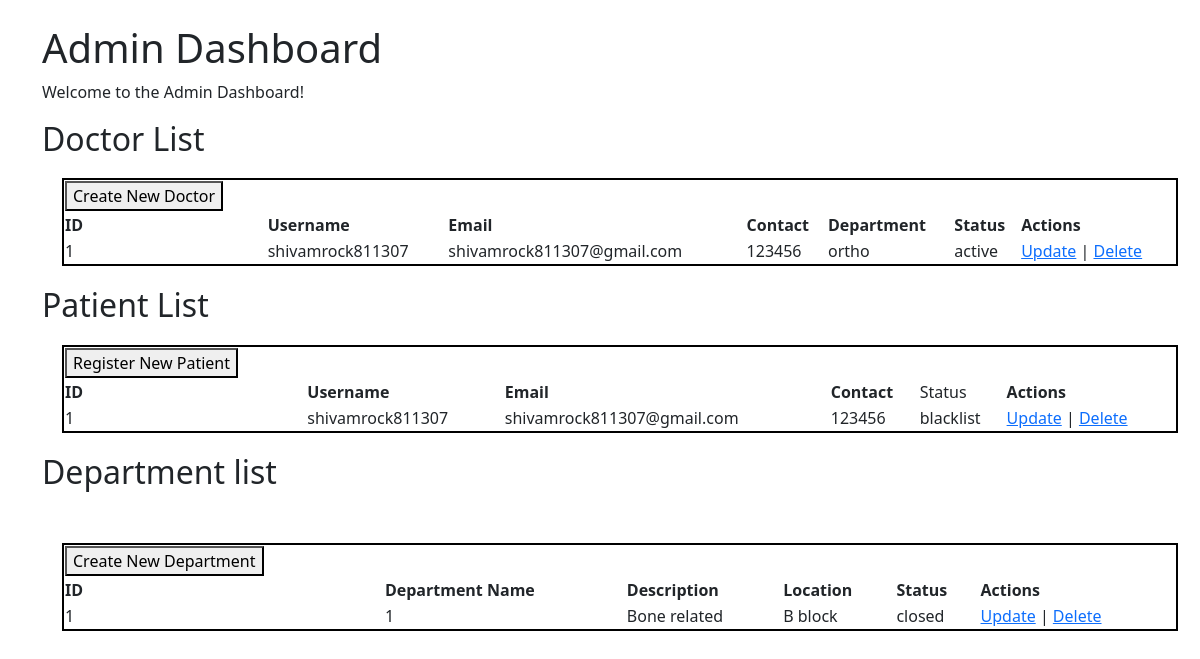
Before: /admin_dashboard with the older database file.
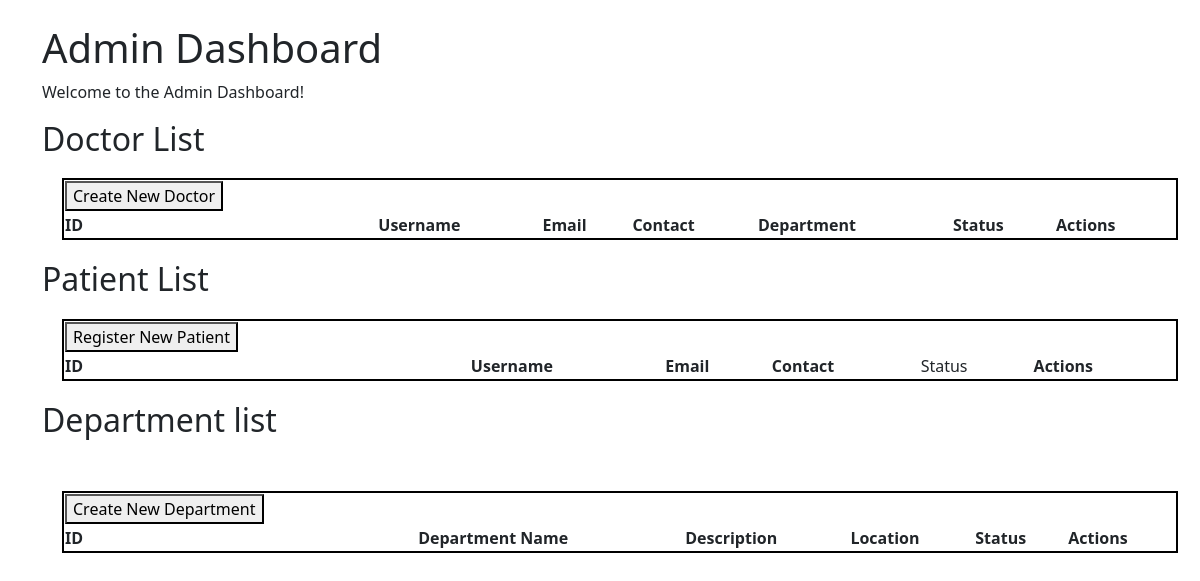
After: the same page with the newer database file.
### models.py (models this page shows)
class Doctor(db.Model):
    id = db.Column(db.Integer, primary_key=True)
    username = db.Column(db.String(50), unique=True, nullable=False)
    password = db.Column(db.String(128), nullable=False)
    email = db.Column(db.String(100), unique=True, nullable=False)
    contact = db.Column(db.String(15), nullable=False)
    dept_id=db.Column(db.Integer,db.ForeignKey('department.id'))
    status = db.Column(db.String(20), default="active")
    role = db.Column(db.String(20), default="doctor")
    admin_id = db.Column(db.Integer, db.ForeignKey('admin.id'),default='admin')
    schedules = db.relationship('Schedule_doctors', backref='doctor', lazy=True)
    appointment = db.relationship('Appointment', backref='doctor', lazy=True)

class Patient(db.Model):
    id = db.Column(db.Integer, primary_key=True)
    username = db.Column(db.String(50), unique=True, nullable=False)
    password = db.Column(db.String(128), nullable=False)
    email = db.Column(db.String(100), unique=True, nullable=False)
    contact = db.Column(db.String(15), nullable=False)
    appointment = db.relationship('Appointment', backref='patient', lazy=True)
    status = db.Column(db.String(20), default="active", nullable=False)
    role = db.Column(db.String(20), default="customer", nullable=False)

class Department(db.Model):
    id=db.Column(db.Integer,primary_key=True)
    name=db.Column(db.String(),nullable=False)
    description=db.Column(db.String(),nullable=False)
    building=db.Column(db.String(),nullable=False)
    status=db.Column(db.String(),default="active",nullable=False)
    doctors=db.relationship('Doctor',lazy=True)
    admin_id = db.Column(db.Integer, db.ForeignKey('admin.id'),default="admin", nullable=False)

### app.py (the view)
@app.route('/admin_dashboard')
def admin_dashboard():
    doctors = Doctor.query.all()
    patients = Patient.query.all()
    departments=Department.query.all()
    return render_template('admin_dashboard.html',doctors=doctors,patients=patients,departments=departments)

### templates/admin_dashboard.html
{% extends 'base.html' %}
{% block content %}
<h1>Admin Dashboard</h1>
<p>Welcome to the Admin Dashboard!</p>
<div>
    <h2>Doctor List</h2>
    <table style="border:2px solid black; width:100%; margin:20px; padding: auto;">
        <thead>
            <tr><td><button onclick="location.href='/create_doctor'">Create New Doctor</button></td></tr>
            <tr>
                <th>ID</th>
                <th>Username</th>
                <th>Email</th>
                <th>Contact</th>
                <th>Department</th>
                <th>Status</th>
                <th>Actions</th>
            </tr>
        </thead>
        <tbody>
            {% for doctor in doctors %}
            <tr>
                <td>{{ doctor.id }}</td>
                <td>{{ doctor.username }}</td>
                <td>{{ doctor.email }}</td>
                <td>{{ doctor.contact }}</td>
                <td>{{ doctor.dept_id}}</td>
                <td>{{ doctor.status }}</td>
                <td>
                    <a href="/edit_doctor/{{ doctor.id }}">Update</a> |
                    <a href="/delete_doctor/{{ doctor.id }}">Delete</a>
                </td>
            </tr>
            {% endfor %}
        </tbody>
    </table>
</div>
<div>
<h2>Patient List</h2>
<table style="border:2px solid black; width:100%; margin:20px; padding: auto;">
    <thead>
        <tr>
            <td><button onclick="location.href='/register'">Register New Patient</button></td>
        </tr>
        <tr>
            <th>ID</th>
            <th>Username</th>
            <th>Email</th>
            <th>Contact</th>
            <td>Status</td>
            <th>Actions</th>
        </tr>
    </thead>
    <tbody>
        {% for patient in patients %}
        <tr>
            <td>{{ patient.id }}</td>
            <td>{{ patient.username }}</td>
            <td>{{ patient.email }}</td>
            <td>{{ patient.contact }}</td>
            <td>{{ patient.status }}</td>
            <td>
                <a href="/edit_patient/{{ patient.id }}">Update</a> |
                <a href="/delete_patient/{{ patient.id }}">Delete</a>
            </td>
        </tr>
        {% endfor %}
    </tbody>
</table>
</div>
<div>
    <h2>Department list</h2>
    <br>
    <table style="border:2px solid black; width:100%; margin:20px; padding: auto;">
        <thead>
            <tr><td><button onclick="location.href='/create_department'">Create New Department</button></td></tr>
            <tr>
                <th>ID</th>
                <th>Department Name</th>
                <th>Description</th>
                <th>Location</th>
                <th>Status</th>
                <th>Actions</th>
            </tr>
        </thead>
        <tbody>
            {% for department in departments %}
            <tr>
                <td>{{ department.id }}</td>
                <td>{{department.name}}</td>
                <td>{{department.description}}</td>
                <td>{{department.building}}</td>
                <td>{{department.status}}</td>
                <td>
                    <a href="/edit_department/{{department.id}}">Update</a> |
                    <a href="/delete_department/{{ department.id }}">Delete</a>
                </td>
            </tr>
            {% endfor %}
        </tbody>
    </table>
</div>
{% endblock %}

### templates/base.html (shortened to what this page needs)
<!DOCTYPE html>
<html lang="en">
<head>
    <link href="https://cdn.jsdelivr.net/npm/bootstrap@5.3.0/dist/css/bootstrap.min.css" rel="stylesheet">
</head>
<body>
    <div class="container mt-4">
        {% block content %}{% endblock %}
    </div>
</body>
</html>

Changed rows visible on the page:
removed Doctor: id "1", username "shivamrock811307", email "shivamrock811307@gmail.com", contact "123456", dept_id "ortho", status "active"
removed Patient: id "1", username "shivamrock811307", email "shivamrock811307@gmail.com", contact "123456", status "blacklist"
removed Department: id "1", name "1", description "Bone related", building "B block", status "closed"
